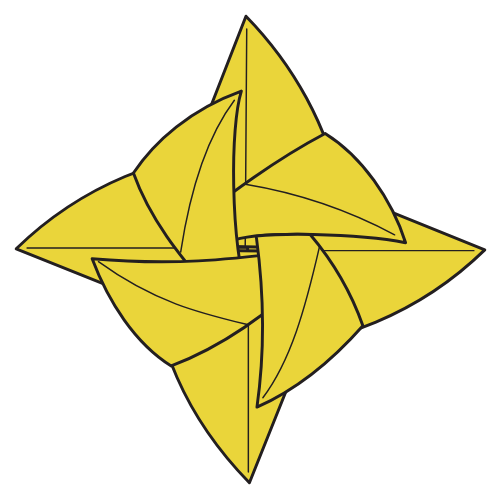
#> input picture tools/reference/origami-floral-swirls-diagram-assembly-step-completed.png, 500 x 500 px, found by its file name
$ python trace-silhouette.py
#> lines starting #> are read from the running program, lines starting #| are printed output that depends on the picture; after the words box and inside, x2 and y2 are one past the last pixel; in counts of white or black regions, pixels touching at a corner belong together
"""Trace the finished model's silhouette straight off the official diagram.

The completed-assembly diagram is a flat 2-colour drawing: yellow paper,
black outline, white ground. Everything that is not white is the model, so
the silhouette is just the outer boundary of the non-white mask, sampled as
a radius-per-angle profile around the model's centre. Four-fold symmetry
means one 90 degree slice is the whole story.
"""
import math
import sys

import numpy as np
from PIL import Image

path = sys.argv[1] if len(sys.argv) > 1 else "diagrams/origami-floral-swirls-diagram-assembly-step-completed.png"
im = Image.open(path).convert("RGB")
#> im is the input picture: PIL image 500x500 RGB; mean R, G, B 240.2, 233.5, 185.5
a = np.asarray(im).astype(int)
h, w = a.shape[:2]
#> h = 500; w = 500

# non-white = paper or ink
mask = (a.sum(axis=2) < 720)
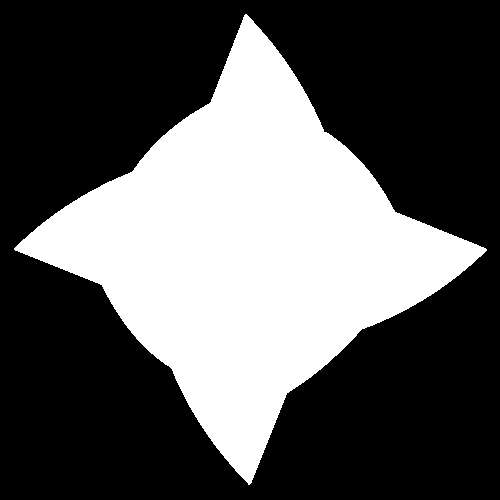
#> mask: shape (500, 500) bool; 35% white; 1 white region, box (x1, y1, x2, y2) and area: (14, 14, 487, 485) 87498

ys, xs = np.nonzero(mask)
cx, cy = xs.mean(), ys.mean()
#> cx = 248.6; cy = 248.9
print("image %dx%d  centroid %.1f,%.1f  coverage %.1f%%" % (w, h, cx, cy, 100.0 * mask.mean()))
#| image 500x500  centroid 248.6,248.9  coverage 35.0%

# radius profile: for each angle, the furthest lit pixel from the centre
N = 720
prof = []
maxr = int(min(cx, cy, w - cx, h - cy)) - 1
#> maxr = 247
for i in range(N):
    ang = 2 * math.pi * i / N          # 0 = +x, counter-clockwise in maths, y flipped below
    dx, dy = math.cos(ang), math.sin(ang)
    last = 0.0
    for r in range(4, maxr):
        x = int(round(cx + dx * r))
        y = int(round(cy + dy * r))
        if 0 <= x < w and 0 <= y < h and mask[y, x]:
            last = r
    prof.append(last)
#> after the loop, prof = 720 values, max 237 at index 0, min 136 at index 91, mean 164

prof = np.array(prof)
print("radius min %.1f  max %.1f  mean %.1f" % (prof.min(), prof.max(), prof.mean()))
#| radius min 136.0  max 237.0  mean 164.0

# where are the four tips?
tips = []
for i in range(N):
    seg = prof[(np.arange(i - 18, i + 19)) % N]
    if prof[i] == seg.max() and prof[i] > prof.mean() * 1.25:
        tips.append(i)
#> after the loop, tips = [0, 180, 360, 538, 539]
# collapse neighbouring indices
grouped, cur = [], [tips[0]] if tips else []
#> grouped = []; cur = [0]
for t in tips[1:]:
    if t - cur[-1] <= 20:
        cur.append(t)
    else:
        grouped.append(cur)
        cur = [t]
#> this loop made 4 passes
#> (t, cur) on passes 1 to 3: (180, [180]), (360, [360]), (538, [538])
#> t on pass 4: 539
#> after the loop, grouped = [[0], [180], [360]]
if cur:
    grouped.append(cur)
print("tips at angles:", [round(sum(g) / len(g) * 360.0 / N, 1) for g in grouped])
#| tips at angles: [0.0, 90.0, 180.0, 269.2]

# print the profile normalised to the tip radius, one sample per 2 degrees
step = N // 180
norm = prof / prof.max()
#> norm = 720 values, max 1 at index 0, min 0.574 at index 91, mean 0.692
print("\nangle:radius (normalised, every 2 deg)")
out = []
for i in range(0, N, step):
    out.append("%d:%.3f" % (round(i * 360.0 / N), norm[i]))
#> after the loop, out = 180 items, first 6: '0:1.000', '2:0.970', '4:0.941', '6:0.907', '8:0.873', '10:0.844'
print(" ".join(out))
#> (printed output is left out)
